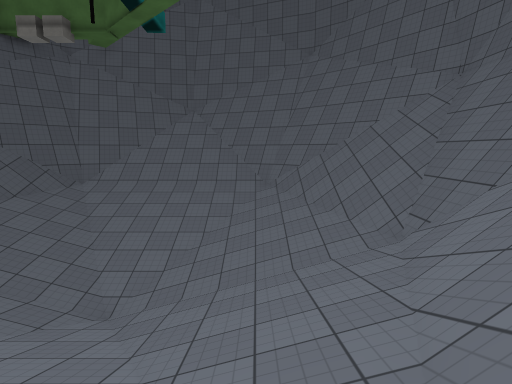
View 1 (above)

12 first-person views from a walk through a scene from a Unity 3-D project. The camera is 1.5 m above the floor, tilts 8° down and sees 80° across. The floor is counted in squares, 1 m on a side. Each view is taken from the middle of a square. On the plan, view 1 faces up. The plan holds only what a view shows up to about 15 squares ahead; the rest is blank. The place goes on beyond the plan. Surface patterns are stand-ins for the level's own textures.

View 2
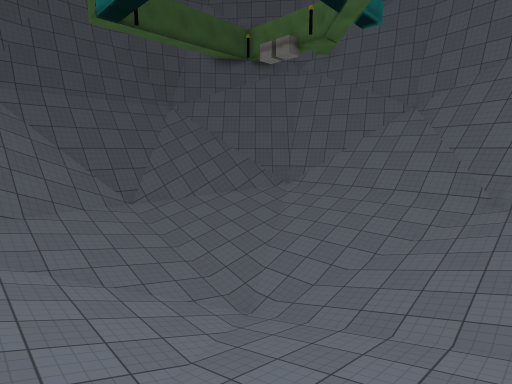

View 3
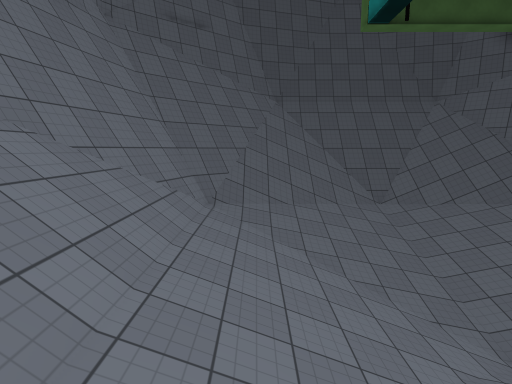

View 4
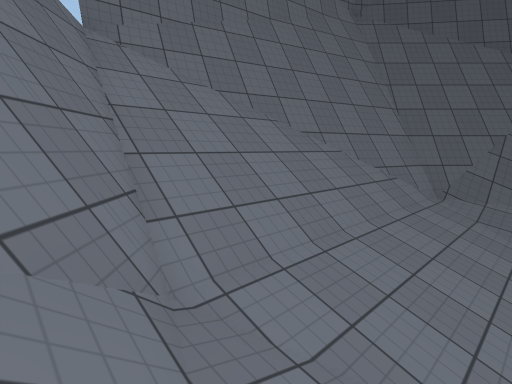

View 5
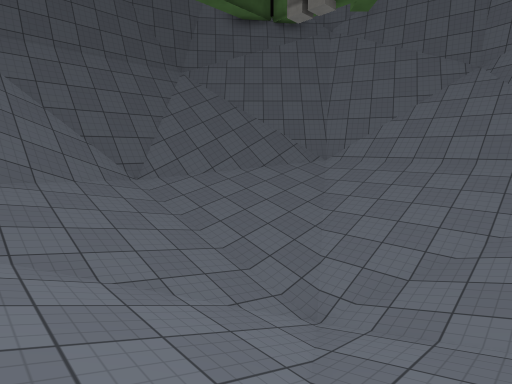

View 6
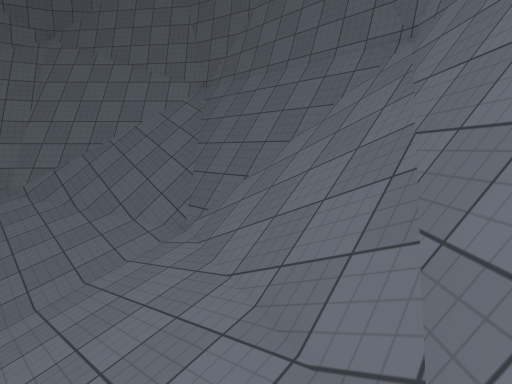

View 7
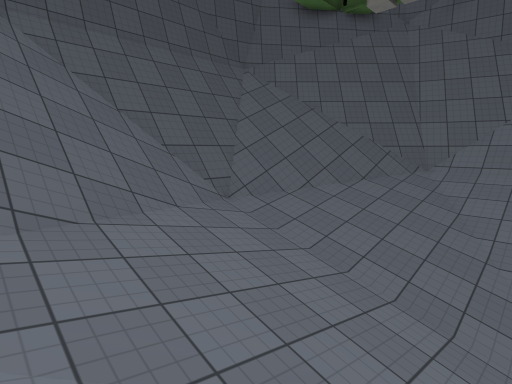

View 8
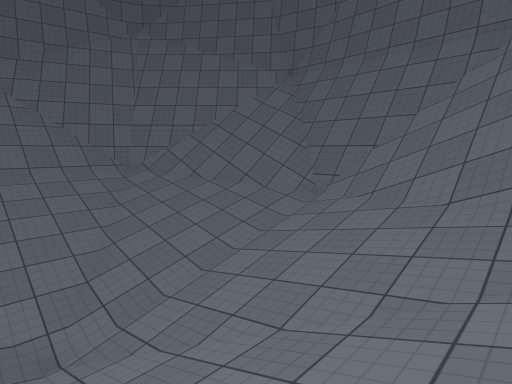

View 9
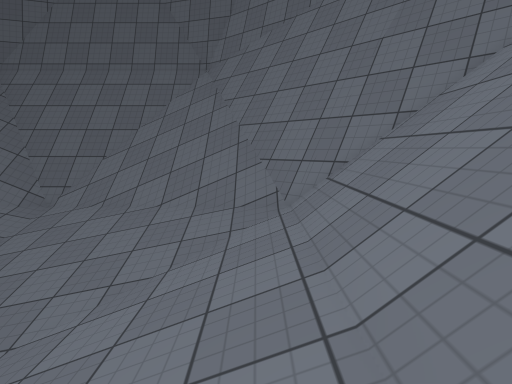

View 10
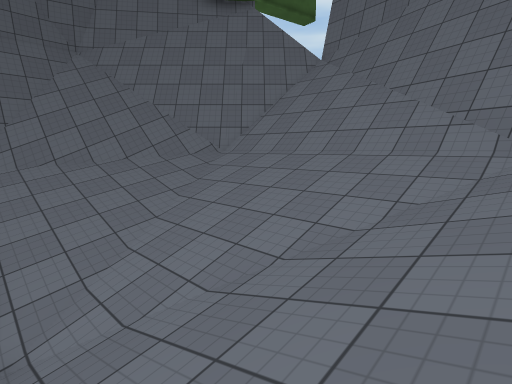

View 11
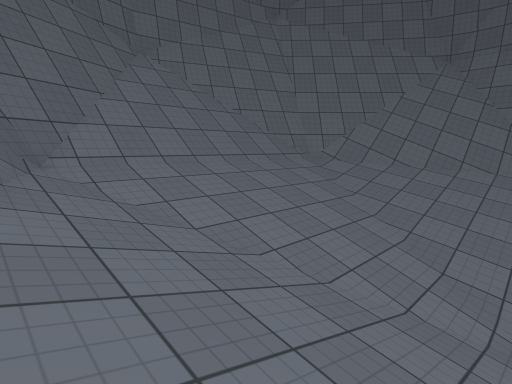

View 12
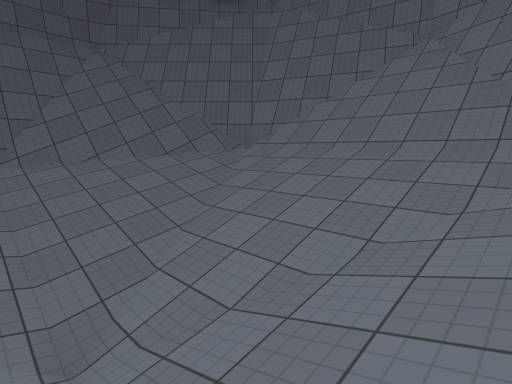

### Floor plan
Key: @ floor where view 1 was taken; # wall or solid block; . main floor; : floor 0.25 m higher than the main floor; - floor 0.25 m lower than the main floor; + floor 0.5 m higher than the main floor; _ floor 0.5 m lower than the main floor; * floor 0.75 m higher than the main floor; < floor 0.75 m lower than the main floor; % floor 1 m higher than the main floor; ( floor 1 m lower than the main floor; & floor 2.25 m higher than the main floor; / step, stairs or slope; = window, fence, low wall or low ledge; ^ raised ledge; v drop or lower ground; O other object.
Columns run from 16 left of view 1 to 8 right of it. Each row starts with its distance up from view 1.
 21          #######
 20         ###=/=###
 19         ##=///=###
 18         #=////#=###
 17        ###//vvvv=###
 16     #####///vvvvvv##
 15    ###=#/////%vvvvv##
 14 #####///////****%=^#
 13 #=///////////+++*^^^
 12 #////////////...+^^^^
 11 = ///////////vv==^^^^#
 10 ###//////////<_-.:+^^#
  9  ## /////////(<_-.:*^#
  8   ##=////////////////##
  7   ##O////////////////##
  6   #^^*+../////////////##
  5    #^^^==-/////////////##
  4    #^^^^:.//////////////#
  3     #^^=+://///////////##
  2      #^O*+///////////==##
  1      #^^%/////////######
  0       ##^^=/////@=##
 -1       ##==&=/////##
 -2        ###=#////###
 -3         #####///##
 -4            ####/#
 -5              ####

Positions as (right, up) in squares from view 1, and headings:
1: (0, 0), facing up
2: (2, 2), facing up-left
3: (2, 2), facing left
4: (2, 3), facing down-left
5: (-1, 3), facing up-left
6: (-1, 0), facing up-right
7: (-5, 2), facing up-left
8: (-5, 2), facing up-right
9: (-6, 1), facing right
10: (-9, 8), facing down-right
11: (-10, 8), facing up-right
12: (0, 7), facing up-left
